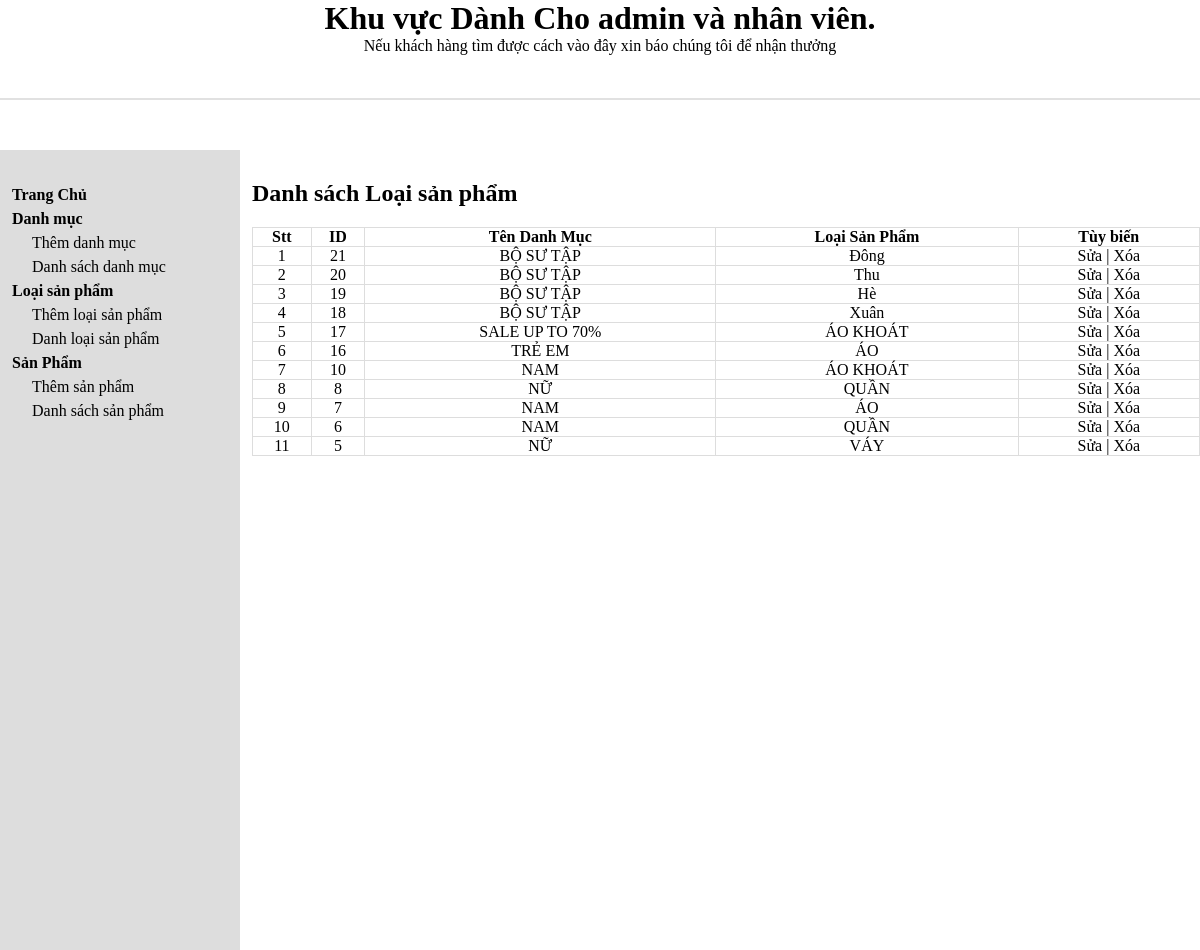
The app's page /WebThoiTrang/admin/brandlist.php with its own data.
### tables this page shows
CREATE TABLE `tbl_brand` (
  `brand_id` int(11) NOT NULL,
  `cartegory_id` int(11) NOT NULL,
  `brand_name` varchar(255) NOT NULL
);

CREATE TABLE `tbl_cartegory` (
  `cartegory_id` int(11) NOT NULL,
  `cartegory_name` varchar(255) NOT NULL
);

### WebThoiTrang/admin/database.php (called while the page is built, shortened)
<?php
if (!class_exists('Database')) {
class Database{
    public $host   = DB_HOST;
    public $user   = DB_USER;
    public $pass   = DB_PASS;
    public $dbname = DB_NAME;
    public $link;
private function connectDB(){
    $this->link = new mysqli($this->host, $this->user, $this->pass,
    $this->dbname);
}
public function select($query){
    $result = $this->link->query($query) or
    die($this->link->error.__line__);
    if($result->num_rows > 0){
        return $result;
    }else{
        return false;
    }
}
}
}
?>

### WebThoiTrang/admin/class/brand_class.php (called while the page is built, shortened)
<?php
include "database.php";
?>
<?php
class brand {
    private $db;
    public function __construct(){
        $this -> db = new Database();
    }
    public function show_brand(){
        $query = "SELECT tbl_brand.*, tbl_cartegory.cartegory_name
        FROM tbl_brand INNER JOIN tbl_cartegory ON tbl_brand.cartegory_id = tbl_cartegory.cartegory_id
        ORDER BY tbl_brand.brand_id DESC";
        $result = $this ->db->select($query);
        return $result;
    }
}
?>

### WebThoiTrang/admin/brandlist.php (the view)
<?php
include "header.php";
include "slider.php";
include "class/brand_class.php";
?>
<?php
$brand = new brand;
$show_brand = $brand ->show_brand();
?>
<div class="admin-content-right">
            <div class="admin-content-right-cartegory-list">
               <h1>Danh sách Loại sản phẩm</h1>
               <table>
                <tr>
                    <th>Stt</th>
                    <th>ID</th>
                    <th>Tên Danh Mục</th>
                    <th>Loại Sản Phẩm</th>
                    <th>Tùy biến</th>
                </tr>
                <?php
                if($show_brand){$i=0;
                    while($result = $show_brand->fetch_assoc()){$i++;
                ?>
                        <tr>
                        <td><?php echo $i ?></td>
                        <td><?php echo $result['brand_id'] ?></td>
                        <td><?php echo $result['cartegory_name'] ?></td>
                        <td><?php echo $result['brand_name'] ?></td>
                        <td><a href="brandedit.php?brand_id=<?php echo $result['brand_id'] ?>">Sửa</a> | <a href="branddelete.php?brand_id=<?php echo $result['brand_id'] ?>">Xóa</a></td>
                    </tr>
                <?php
                    }
                }
                ?>
               </table>
            </div>
        </div>
    </section>
</body>
</html>

### WebThoiTrang/admin/admin-style.css (style rules this page uses)
* { margin: 0; padding: 0; box-sizing: border-box; color: black; outline: none; }
a { text-decoration: none; }
.admin-content-right { width: 80%; padding: 30px 0 0 12px; }
.admin-content-right-cartegory-list table { width: 100%; text-align: center; margin-top: 20px; }
.admin-content-right-cartegory-list table tr th,td { border: 1px solid #dddddd; }
table { border-collapse: collapse; }

### records on screen
tbl_brand: brand_id "21", cartegory.cartegory_name "BỘ SƯ TẬP", brand_name "Đông"
tbl_brand: brand_id "20", cartegory.cartegory_name "BỘ SƯ TẬP", brand_name "Thu"
tbl_brand: brand_id "19", cartegory.cartegory_name "BỘ SƯ TẬP", brand_name "Hè"
tbl_brand: brand_id "18", cartegory.cartegory_name "BỘ SƯ TẬP", brand_name "Xuân"
tbl_brand: brand_id "17", cartegory.cartegory_name "SALE UP TO 70%", brand_name "ÁO KHOÁT"
tbl_brand: brand_id "16", cartegory.cartegory_name "TRẺ EM", brand_name "ÁO"
tbl_brand: brand_id "10", cartegory.cartegory_name "NAM", brand_name "ÁO KHOÁT"
tbl_brand: brand_id "8", cartegory.cartegory_name "NỮ", brand_name "QUẦN"
tbl_brand: brand_id "7", cartegory.cartegory_name "NAM", brand_name "ÁO"
tbl_brand: brand_id "6", cartegory.cartegory_name "NAM", brand_name "QUẦN"
tbl_brand: brand_id "5", cartegory.cartegory_name "NỮ", brand_name "VÁY"
